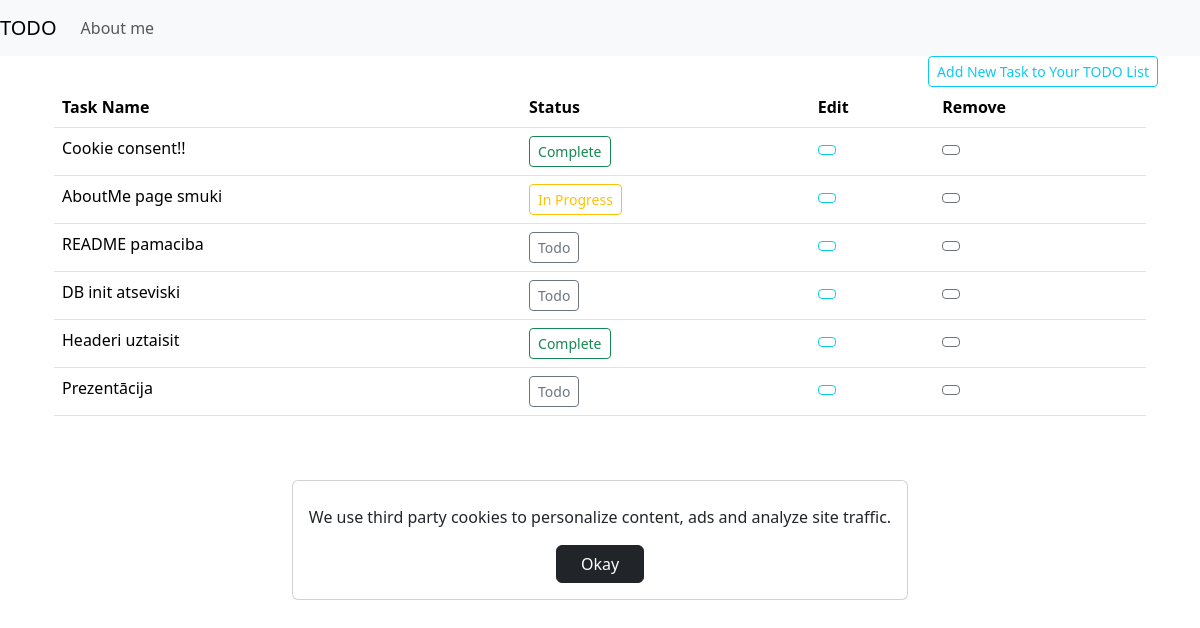
Before: / with the older database file.
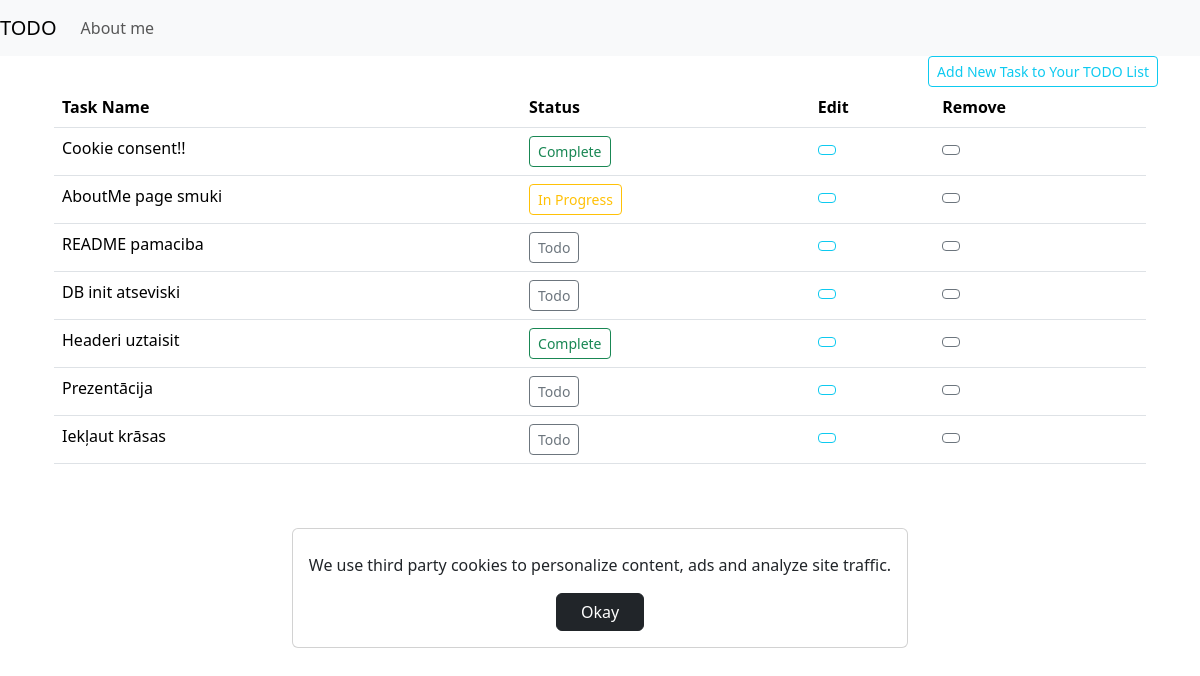
After: the same page with the newer database file.
### tables this page shows
CREATE TABLE tasks(
                id INTEGER PRIMARY KEY AUTOINCREMENT,
                name varchar(255) NOT NULL,
                status char(30)
            );

### app.py (the view)
@app.route("/")
def home():
    tasks = database.fetch_todo()
    return render_template("index.html", taskItems=tasks) #rendering index.html file

### database.py (called while the page is built)
def fetch_todo():
    conn = sqlite3.connect('./db/database.db')
    query_results = conn.execute("Select * from tasks;").fetchall()
    conn.close()
    todo_list = []
    for result in query_results:
        item = {
            "id": result[0],
            "name": result[1],
            "status": result[2]
        }
        todo_list.append(item)
    return todo_list

### templates/index.html (shortened to what this page needs)
<!DOCTYPE html>
<html lang="en">
<head>
    <link href="https://cdn.jsdelivr.net/npm/bootstrap@5.3.3/dist/css/bootstrap.min.css" rel="stylesheet">
</head>
<body>
        <nav class="navbar navbar-expand-lg navbar-light bg-light">
            <a class="navbar-brand" href="{{ url_for('home') }}">TODO</a>
            <div class="collapse navbar-collapse" id="navbarNav">
                <ul class="navbar-nav mr-auto">
                    <li class="nav-item"><a class="nav-link" href="{{ url_for('about_me') }}">About me</a></li>
                </ul>
            </div>
        </nav>
        <div class="container">
            <div style="text-align: right;">
                <button type="button" class="btn btn-outline-info btn-sm" data-bs-toggle="modal"
                                                                data-bs-target="#task-modal" data-source="New Task">Add New Task to Your TODO List</button>
            </div>
        <div class="container table-responsive">
            <table class="table">
                <thead>
                <tr>
                    <th class="task">Task Name</th>
                    <th class="status">Status</th>
                    <th class="update">Edit</th>
                    <th class="update">Remove</th>
                </tr>
                </thead>
                <tbody>
                    {% for task in taskItems %}
                    <tr>
                        <td>{{task.name}}</td>
                        {% if task.status == "In Progress" %}
                            <td><button type="button" class="btn btn-outline-warning btn-sm state"
                                                                data-source="{{task.id}}">{{task.status}}</button></td>
                        {%endif%}
                        {% if task.status == "Todo" %}
                            <td><button type="button" class="btn btn-outline-secondary btn-sm state"
                                                                data-source="{{task.id}}">{{task.status}}</button></td>
                        {%endif%}
                        {% if task.status == "Complete" %}
                            <td><button type="button" class="btn btn-outline-success btn-sm state"
                                                                data-source="{{task.id}}">{{task.status}}</button></td>
                        {%endif%}
                        <td><button type="button" class="btn btn-outline-info btn-sm" data-bs-toggle="modal"
                                                                data-bs-target="#task-modal" data-source="{{task.id}}"
                                                                data-content="{{task.name}}">
                                                </button></td>
                        <td><button class="btn btn-outline-secondary btn-sm remove" data-source="{{task.id}}"
                                                                type="button">
                                                </button></td>
                    </tr>
                    {% endfor %}
                </tbody>
            </table>
            </div>
        </div>
        <div id="hide-cookies" style="display: none;">
        <div class="d-flex justify-content-center mt-5 h-100">
            <div class="d-flex align-items-center align-self-center card p-3 text-center cookies"><span class="mt-2">We use third party cookies to personalize content, ads and analyze site traffic.</span></a>
                <button
                    id="submit-cookies" class="btn btn-dark mt-3 px-4" type="button">Okay</button>
            </div>
        </div>
        </div>
</body>
</html>

### templates/index.html (style rules this page uses)
#hide-cookies { display: none; }

Changed rows visible on the page:
added tasks: name "Iekļaut krāsas", status "Todo"
